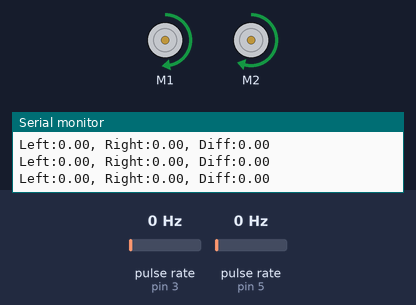
Bench run of a sketch on a simulated Arduino Uno, built with avr-gcc and run on an emulated ATmega328P. Parts: 2 × DC motor (green arrow = forward, orange = backward, longer = faster), the last lines printed to the serial monitor. Wiring (inferred from the names in the program): 2 × pulse sensor: data pin 3 / data pin 5. Inputs (shaded band) come from the test bench; at power-on: pulse rate (sensors on pin 3, pin 5) 0 Hz.

Above: at 1.2 s.
1.3 s: pulse rate (sensor on pin 3) set to 100 Hz
At 1.59 s:
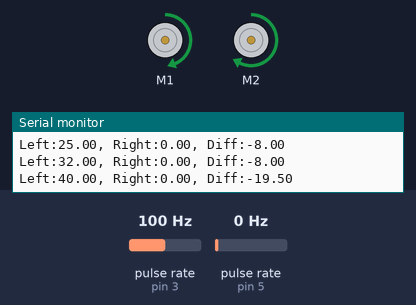
3.3 s: pulse rate (sensor on pin 5) set to 196 Hz
At 5.11 s:
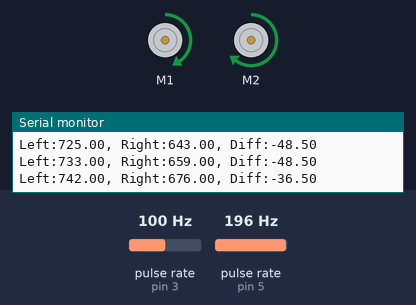
6.3 s: pulse rate (sensor on pin 5) set to 4 Hz
At 26.9 s:
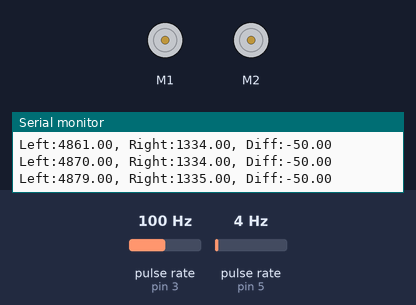
Timing chart, 0 to 27.2 s (numbered marks = the images above; inputs shaded):
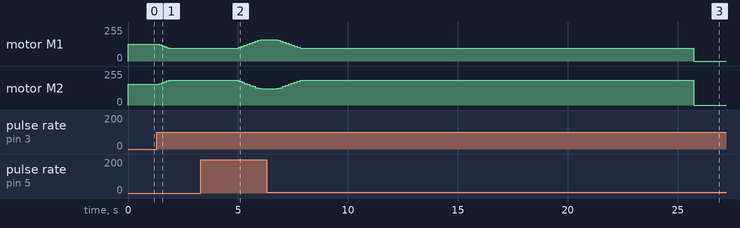

The sketch:

mainMotorPID.ino
```cpp
#include "DualVNH5019MotorShield.h"
#include "PinChangeInterrupt.h"
#include "PID_v1.h"

#define LEFT_ENCODER 3 //left motor encoder A to pin 3
#define RIGHT_ENCODER 5 //right motor encoder A to pin 5
#define inputB 10 //right motor speed input
#define inputA 9; //left motor speed input

DualVNH5019MotorShield md;

double leftEncoderValue = 0;
double rightEncoderValue = 0;
double difference;
double Setpoint, Input, Output;
//double Kp=1.7, Ki=0, Kd=0;
//562.25 square wave = one revolution
PID myPID(&leftEncoderValue, &Output, &rightEncoderValue, 0.5, 0.0, 0.0, DIRECT);
//PID(&input, &output, &setpoint, Kp, Ki, Kd, Direction)
//Parameters: Input - the variable we are trying to control
//          : Output - the variable that willl be adjusted by PID
//          : Setpoint - the value we want the input to maintain
//          : Direction - either DIRECT or REVERSE
void setup() {
  // put your setup code here, to run once:
  Serial.begin(9600);
  //md = new DualVNH5019MotorShield();
  md.init();
  pinMode (LEFT_ENCODER, INPUT); //set digital pin 3 as input
  pinMode (RIGHT_ENCODER, INPUT); //set digital pin 5 as input
  attachPCINT(digitalPinToPCINT(LEFT_ENCODER), leftEncoderInc, HIGH);
  attachPCINT(digitalPinToPCINT(RIGHT_ENCODER), rightEncoderInc, HIGH);
  myPID.SetOutputLimits(-50,50);
  myPID.SetMode(AUTOMATIC);

}

void loop() {
  // put your main code here, to run repeatedly:
  md.setSpeeds(200+Output,242-Output);

  myPID.Compute();

  //difference = counterA - counterB;
  //difference = abs(difference);

  Serial.print("Left:");
  Serial.print(leftEncoderValue);
  Serial.print(", Right:");
  Serial.print(rightEncoderValue);
  Serial.print(", Diff:");
  Serial.println(Output);

  if((leftEncoderValue > 4881.00) || (rightEncoderValue > 4881.00)) {
    md.setBrakes(400,400);
    shutdown();
  }

  //Serial.println(difference);

//    delay(50);

}

void leftEncoderInc(void){
  leftEncoderValue++;
  }


void rightEncoderInc(void){
  rightEncoderValue++;
  }

void shutdown()
{
 // optionally do stop motors dim the LED's etc.
 // Serial.print("stopped");  // or other warning
 while(1);
}
```

Measured:
- after the input at 1.3 s, motor M1: moves from forward 127/255 to forward 95/255 over 0.46 s, starting after 0.12 s; motor M2: moves from forward 154/255 to forward 186/255 over 0.46 s, starting after 0.12 s
- after the input at 3.3 s, motor M1: moves from forward 95/255 to forward 159/255 over 1.1 s, starting after 1.6 s; motor M2: moves from forward 186/255 to forward 122/255 over 1.1 s, starting after 1.6 s
